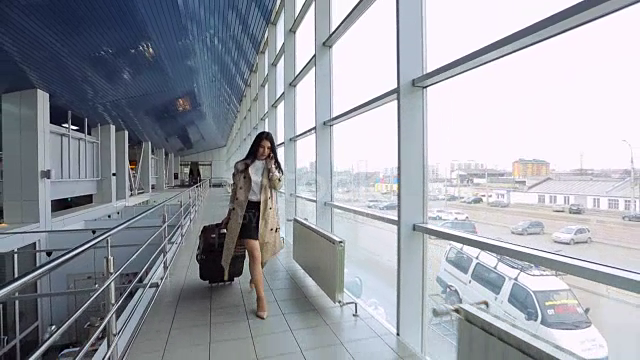
#> input picture frame 45 of data/Woman_Walk.mp4, 640 x 360 px, given in place of People_Walk.mp4, which was not available
$ python PedestrianDetector.py
#> lines starting #> are read from the running program, lines starting #| are printed output that depends on the picture; after the words box and inside, x2 and y2 are one past the last pixel; in counts of white or black regions, pixels touching at a corner belong together; pictures that were not available may be replaced by others from this repository, and a replacement may not be noted
#> in pedestrian_detector, frame is the input picture: shape (360, 640, 3); mean B, G, R 167.2, 158.3, 154.5
### detectors/HOGDetector.py
from typing import Any

import cv2
import numpy as np
from imutils.object_detection import non_max_suppression

from detectors import DetectorsConfigs
from detectors.ABSDetector import ABSDetector


class HOGDetector(ABSDetector):
    """
        A class used to represent Histogram of Oriented Gradients humans detector

        Attributes
        ----------
        hog_descriptor : cv2.HOGDescriptor()
            Histogram of Oriented Gradients descriptor used to detect people

        Methods
        -------
        detect(frame: Any) -> Any
            Detect human in frame using HOG people detection descriptor
    """
    def __init__(self):

        self.hog_descriptor = cv2.HOGDescriptor()
        self.hog_descriptor.setSVMDetector(svmdetector=cv2.HOGDescriptor_getDefaultPeopleDetector())

    def detect(self, frame: Any) -> Any:
        """Detect human in frame using HOG people detection descriptor

            Parameters
            ----------
            frame : Any
                frame to detect humans in

            Returns
            -------
            Any
                a frame with detected humans in bounding boxes
        """
        bboxes, weights = self.hog_descriptor.detectMultiScale(frame, winStride=(4, 4), padding=(8, 8), scale=1.03)
#> bboxes = [[197, 99, 124, 248]]; weights = [0.495]
        bboxes = np.array([[x, y, x + w, y + h] for (x, y, w, h) in bboxes])
#> bboxes = [[197, 99, 321, 347]]
        suppressed_detections = non_max_suppression(boxes=bboxes,
                                                    overlapThresh=DetectorsConfigs.SUPPRESSION_OVERLAP_THRESHOLD)
#> suppressed_detections = [[197, 99, 321, 347]]
        num_pedestrians = 1
        for x, y, w, h in suppressed_detections:
            cv2.rectangle(img=frame, pt1=(x, y), pt2=(w, h), color=DetectorsConfigs.BBOXES_COLOR_RGB, thickness=2)
            cv2.rectangle(img=frame, pt1=(x, y - 20), pt2=(w, y), color=DetectorsConfigs.BBOXES_COLOR_RGB, thickness=-1)
            cv2.putText(img=frame,
                        text=f'P{num_pedestrians}',
                        org=(x, y),
                        fontFace=cv2.FONT_HERSHEY_SIMPLEX,
                        fontScale=0.5,
                        color=DetectorsConfigs.TEXT_COLOR_RGB,
                        thickness=2)
            num_pedestrians += 1
#> this loop made 1 pass
#> (x, y, w, h, num_pedestrians) on pass 1: (197, 99, 321, 347, 2)
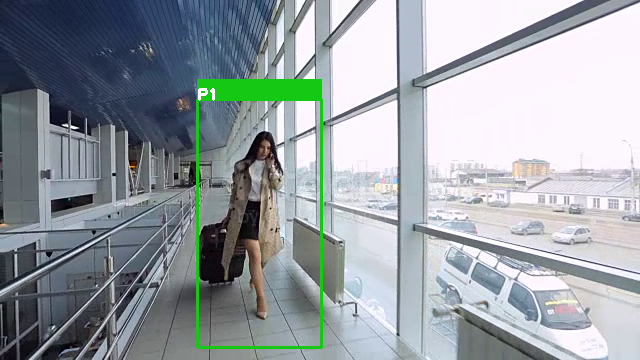
#> frame: shape (360, 640, 3); 2% of pixels changed, all inside (x1, y1, x2, y2) = (196, 79, 323, 349)
#> after the loop, num_pedestrians = 2
        return frame

### PedestrianDetector.py
import os

import cv2

import Configs
from detectors.HOGDetector import HOGDetector


def _get_frame_resize(video_capture: cv2.VideoCapture) -> tuple[int, int]:
    orig_width = int(video_capture.get(cv2.CAP_PROP_FRAME_WIDTH))
    orig_height = int(video_capture.get(cv2.CAP_PROP_FRAME_HEIGHT))
    frame_height = Configs.OUTPUT_FRAME_HEIGHT
    if frame_height <= 0 or frame_height > orig_height:
        return orig_width, orig_height

    frame_ratio = int(video_capture.get(cv2.CAP_PROP_FRAME_HEIGHT)) / int(video_capture.get(cv2.CAP_PROP_FRAME_WIDTH))
    frame_width = int(frame_height // frame_ratio)
    return frame_width, frame_height


def _get_frame_rate(video_capture: cv2.VideoCapture) -> float:
    orig_frame_rate = video_capture.get(cv2.CAP_PROP_FPS)
    frame_rate = Configs.OUTPUT_FRAME_RATE
    if frame_rate <= 0:
        return orig_frame_rate
    return frame_rate


def pedestrian_detector(file_path: str, show: bool = True, save: bool = False, output_file_path: str = None):
    video_capture = cv2.VideoCapture(file_path)
    detector = HOGDetector()

    frame_resize = _get_frame_resize(video_capture=video_capture)
    detected_frames = []

    while True:
        ret, frame = video_capture.read()
        if ret:
            detected_frame = detector.detect(cv2.resize(frame, frame_resize))
            detected_frames.append(detected_frame)
            if show:
                cv2.imshow('peddetector', detected_frame)
            if cv2.waitKey(1) & 0xFF == ord('q'):
#> (key q is pressed here)
                break
        else:
            break

    cv2.destroyAllWindows()

    if save:
        if output_file_path is None:
            orig_file_name = os.path.splitext(os.path.basename(os.path.normpath(file_path)))[0]
            output_file_path = os.path.basename(orig_file_name + '_detected.mp4')

        output_frame_rate = _get_frame_rate(video_capture=video_capture)
#> in _get_frame_rate, `orig_frame_rate = video_capture.get(cv2.CAP_PROP_FPS)`: orig_frame_rate = 29.97
#> output_frame_rate = 29.97
        out = cv2.VideoWriter(output_file_path,
                              cv2.VideoWriter_fourcc(*'mp4v'),
                              fps=output_frame_rate,
                              frameSize=frame_resize)

        for frame in detected_frames:
            out.write(frame)
#> this loop made 1 pass


if __name__ == "__main__":
    my_file_name = 'People_Walk.mp4'  # ['People_Walk2.mp4', 'Woman_Walk.mp4']
    my_file_path = os.path.join('data', my_file_name)
    my_output_file_name = os.path.splitext(my_file_name)[0] + '_detected.mp4'
    my_output_file_path = os.path.join('output', my_output_file_name)

    pedestrian_detector(file_path=my_file_path, save=True, output_file_path=my_output_file_path)

$ run again, starting later in the video
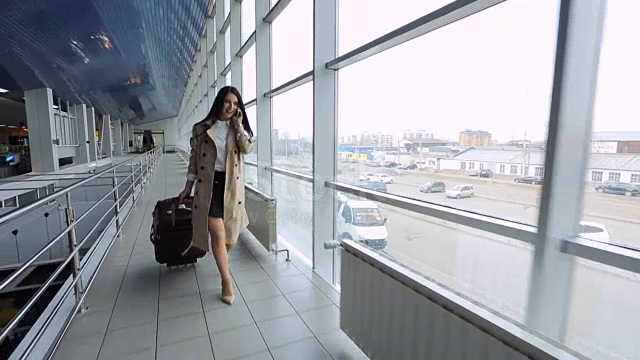
#> input picture frame 205 of data/Woman_Walk.mp4, 640 x 360 px, given in place of People_Walk.mp4, which was not available
#> in pedestrian_detector, frame is the input picture: shape (360, 640, 3); mean B, G, R 167.4, 159.7, 156.8
#> in detect, `bboxes, weights = self.hog_descriptor.detectMultiScale(frame, winStrid..`: bboxes = [[148, 52, 141, 282]]; weights = [1.17]
#> in detect, `bboxes = np.array([[x, y, x + w, y + h] for (x, y, w, h) in bboxes])`: bboxes = [[148, 52, 289, 334]]
#> the loop in detect, `for x, y, w, h in suppressed_detections:` made 1 pass
#> (x, y, w, h, num_pedestrians) on pass 1: (148, 52, 289, 334, 2)
#> after the loop in detect, `for x, y, w, h in suppressed_detections:`:
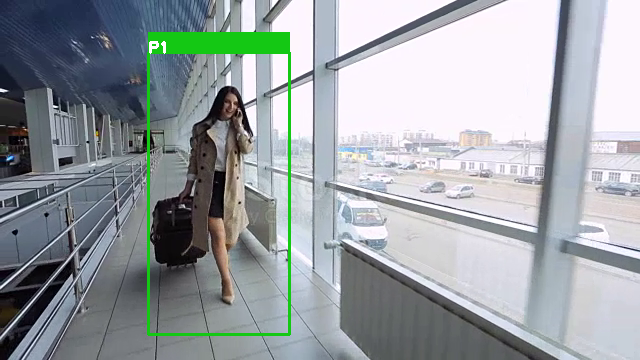
#> frame: shape (360, 640, 3); 2.27% of pixels changed, all inside (x1, y1, x2, y2) = (147, 32, 291, 336)
#> after the loop in detect, `for x, y, w, h in suppressed_detections:`: num_pedestrians = 2
#> orig_frame_rate = 29.97
#> the loop in pedestrian_detector, `for frame in detected_frames:` made 1 pass

$ run again, starting later in the video
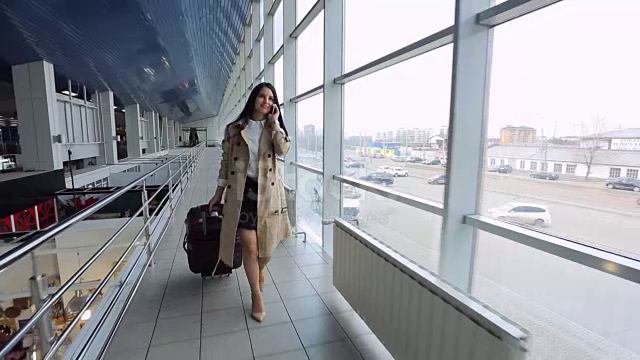
#> input picture frame 364 of data/Woman_Walk.mp4, 640 x 360 px, given in place of People_Walk.mp4, which was not available
#> in pedestrian_detector, frame is the input picture: shape (360, 640, 3); mean B, G, R 159.5, 153.2, 151.4
#> in detect, `bboxes, weights = self.hog_descriptor.detectMultiScale(frame, winStrid..`: bboxes = [[210, 190, 80, 159], [172, 41, 165, 319]]; weights = [0.723, 1.19]
#> in detect, `bboxes = np.array([[x, y, x + w, y + h] for (x, y, w, h) in bboxes])`: bboxes = [[210, 190, 290, 349], [172, 41, 337, 360]]
#> suppressed_detections = [[172, 41, 337, 360]]
#> the loop in detect, `for x, y, w, h in suppressed_detections:` made 1 pass
#> (x, y, w, h, num_pedestrians) on pass 1: (172, 41, 337, 360, 2)
#> after the loop in detect, `for x, y, w, h in suppressed_detections:`:
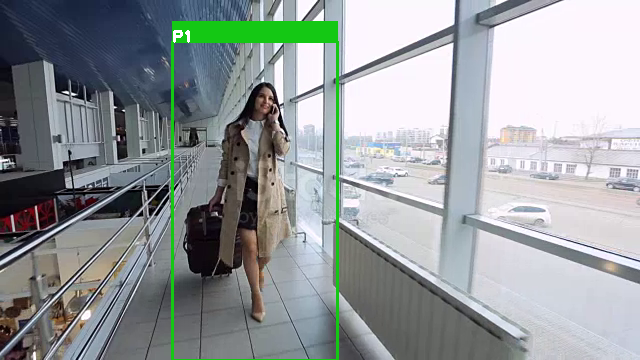
#> frame: shape (360, 640, 3); 2.48% of pixels changed, all inside (x1, y1, x2, y2) = (171, 21, 339, 360)
#> after the loop in detect, `for x, y, w, h in suppressed_detections:`: num_pedestrians = 2
#> orig_frame_rate = 29.97
#> the loop in pedestrian_detector, `for frame in detected_frames:` made 1 pass
